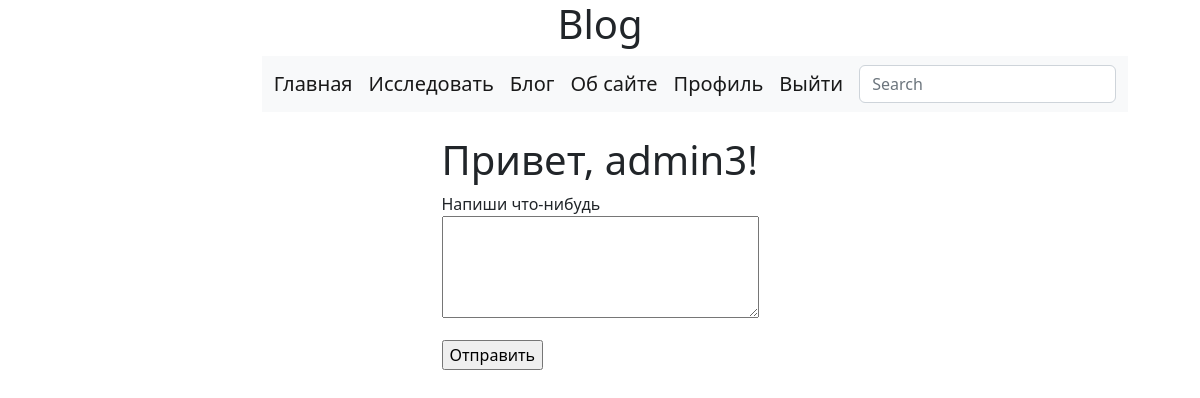
The app's page /main/ (signed in), older data.
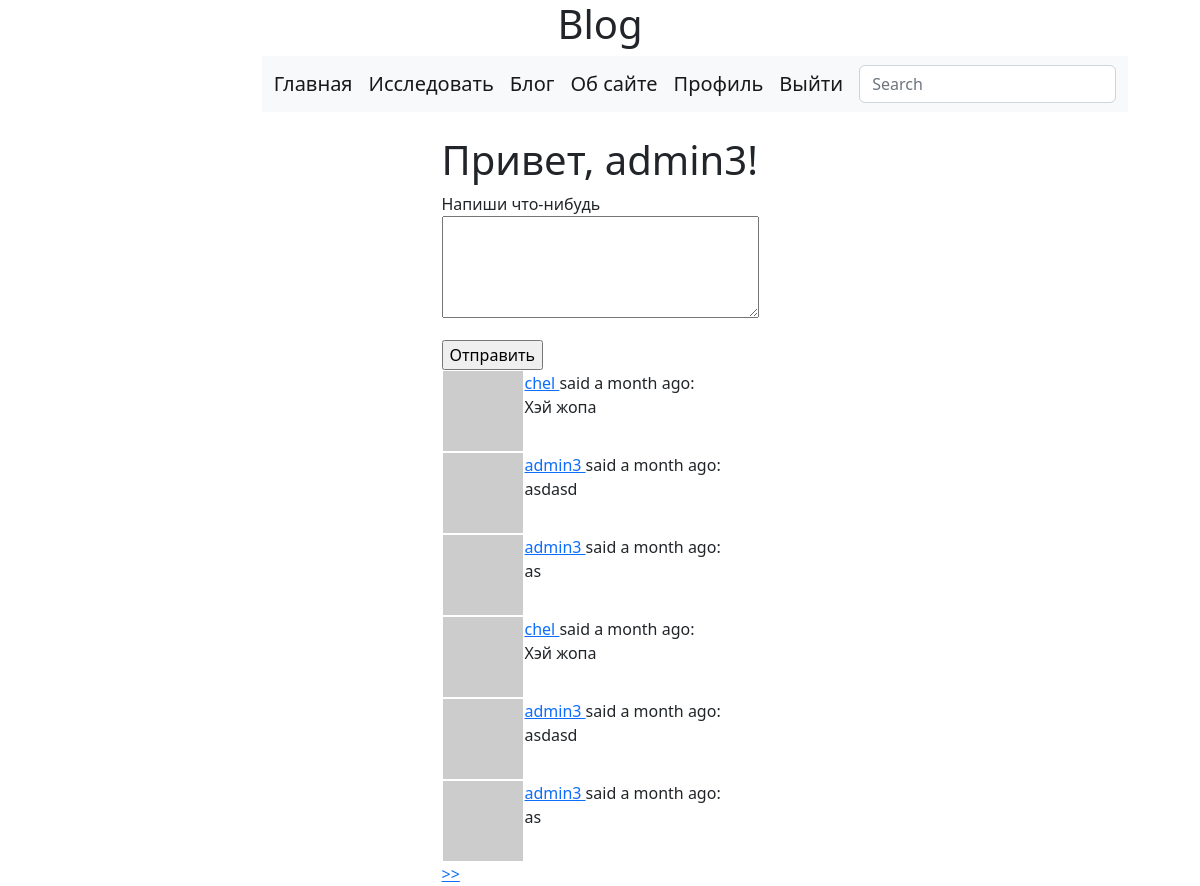
The same page, newer data.
### app/models.py (models this page shows, shortened)
class SearchableMixin(object):
    @classmethod
    def before_commit(cls, session):
        session._changes = {
            'add': list(session.new),
            'update': list(session.dirty),
            'delete': list(session.deleted)
        }
    @classmethod
    def after_commit(cls, session):
        for obj in session._changes['add']:
            if isinstance(obj, SearchableMixin):
                add_to_index(obj.__tablename__, obj)
        for obj in session._changes['update']:
            if isinstance(obj, SearchableMixin):
                add_to_index(obj.__tablename__, obj)
        for obj in session._changes['delete']:
            if isinstance(obj, SearchableMixin):
                remove_from_index(obj.__tablename__, obj)
        session._changes = None

class Post(SearchableMixin, db.Model):
    __searchable__ = ['body']
    id = db.Column(db.Integer, primary_key=True)
    body = db.Column(db.String(140))
    timestamp = db.Column(db.DateTime, index=True, default=datetime.utcnow)
    user_id = db.Column(db.Integer, db.ForeignKey('user.id'))

class User(UserMixin, db.Model):
    id = db.Column(db.Integer, primary_key=True)
    username = db.Column(db.String(64), index=True, unique=True)
    email = db.Column(db.String(120), index=True, unique=True)
    password_hash = db.Column(db.String(128))
    posts = db.relationship('Post', backref='author', lazy='dynamic')
    about_me = db.Column(db.String(140))
    last_seen = db.Column(db.DateTime, default=datetime.utcnow)
    followed = db.relationship(
        "User", secondary=followers,
        primaryjoin=(followers.c.follower_id == id),
        secondaryjoin=(followers.c.followed_id == id),
        backref=db.backref('followers', lazy='dynamic'), lazy='dynamic')
    def avatar(self, size):
        digest = md5(self.email.lower().encode('utf-8')).hexdigest()
        return f'https://www.gravatar.com/avatar/{digest}?d=identicon&s={size}'
    def followed_posts(self):
        followed = Post.query.join(followers,(followers.c.followed_id == Post.user_id)).filter(followers.c.follower_id == self.id)
        own = Post.query.filter_by(user_id=self.id)
        return followed.union(own).order_by(Post.timestamp.desc())

### app/main/routes.py (the view)
@bp.route('/', methods=['GET', "POST"])
@login_required
def main():
    form = PostForm()
    if form.validate_on_submit():
        post = Post(body=form.post.data, author=current_user)
        db.session.add(post)
        db.session.commit()
        flash('Ваша запись опубликована')
        return redirect(url_for('main'))
    page = request.args.get('page', 1, type=int)
    posts = current_user.followed_posts().paginate(page, current_app.config['POSTS_PER_PAGE'], False)
    next_url = url_for('main.main', page=posts.next_num) if posts.has_next else None
    prev_url = url_for('main.main', page=posts.prev_num) if posts.has_prev else None
    return render_template('main.html', posts=posts.items, title='Главная страница',
                           form=form, next_url=next_url, prev_url=prev_url)

### app/main/forms.py
class SearchForm(FlaskForm):
    q = StringField('Search', validators=[DataRequired()])
    def __init__(self, *args, **kwargs):
        if 'formdata' not in kwargs:
            kwargs['formdata'] = request.args
        if 'meta' not in kwargs:
            kwargs['meta'] = {'csrf': False}
        super(SearchForm, self).__init__(*args, **kwargs)

class PostForm(FlaskForm):
    post = TextAreaField('Напиши что-нибудь', validators=[DataRequired(), Length(min=1, max=140)])
    submit = SubmitField('Отправить')

### app/main/routes.py (called while the page is built)
@bp.before_request
def before_request():
    if current_user.is_authenticated:
        current_user.last_seen = datetime.utcnow()
        db.session.commit()
        g.search_form = SearchForm()

### app/models.py (called while the page is built)
@login.user_loader
def load_user(id_user):
    return User.query.get(int(id_user))

### app/templates/main.html (shortened to what this page needs)
{% extends "base.html" %}
{% block content %}
    <h1>Привет, {{ current_user.username }}!</h1>
        {% if form %}
        <form action="" method="post">
            <p>
                {{ form.post.label }} <br>
                {{ form.post(cols=32, rows=4) }} <br>
            </p>
            {{ form.submit() }}
        </form>
        {% endif %}
        {% for post in posts %}
            {% include "_post.html" %}
        {% endfor %}
    {% for post in posts %}
        {% include '_post.html' %}
    {% endfor %}
    {% if next_url %}
    <a href="{{ next_url }}" > >> </a>
    {% endif %}
{% endblock %}

### app/templates/_post.html
<table>
    <tr valign="top">
        <td><img src="{{ post.author.avatar(36) }}"></td>
        <td><a href="{{ url_for('main.user', username=post.author.username) }}">
                {{ post.author.username }}
            </a>
            said {{ moment(post.timestamp).fromNow() }}:
            <br>
            {{ post.body }}
        </td>
    </tr>
</table>

Row changes from the older to the newer data that the page shows:
added Post: author.username "chel", timestamp "a month ago", body "Хэй жопа"
added Post: author.username "admin3", timestamp "a month ago", body "asdasd"
added Post: author.username "admin3", timestamp "a month ago", body "as"
